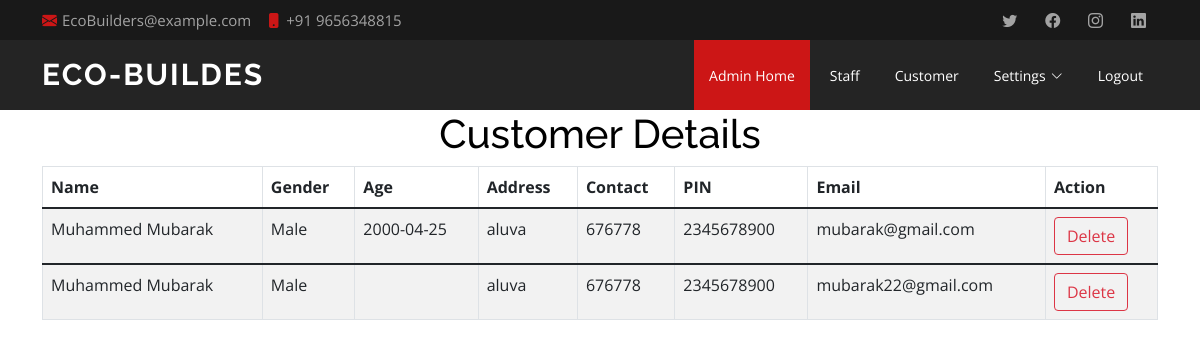
The app's page /admin_customer_details_view, older data.
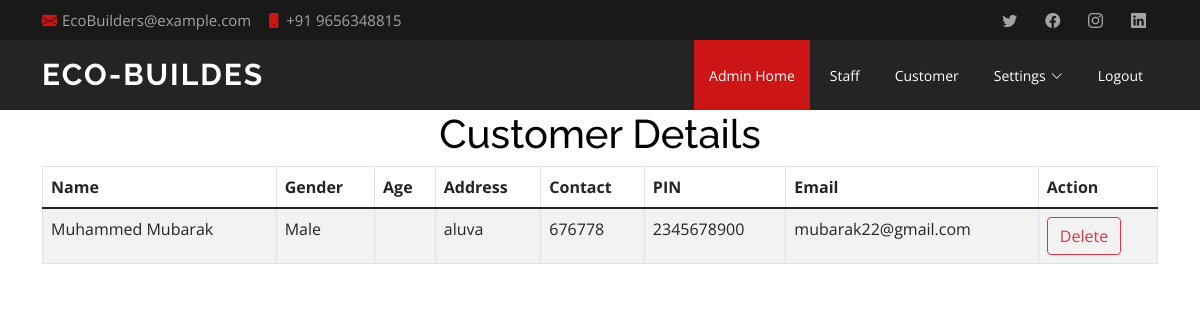
The same page, newer data.
### myapp/models.py (models this page shows)
class customer_details(models.Model):
    user_id = models.IntegerField()
    fname = models.CharField(max_length=100)
    lname = models.CharField(max_length=100)
    dob = models.CharField(max_length=50)
    gender = models.CharField(max_length=10)
    addr = models.CharField(max_length=1000)
    pin = models.CharField(max_length=10)
    email = models.CharField(max_length=150)
    contact = models.CharField(max_length=20)
    status = models.CharField(max_length=10)

### myapp/views.py (the view)
# urls.py: path('admin_customer_details_view', views.admin_customer_details_view, name='admin_customer_details_view'),
def admin_customer_details_view(request):
    u_l = customer_details.objects.all()
    msg =''
    if len(u_l) == 0:
        msg = 'No Users'
    context = {'customer_list':u_l, 'msg':msg}
    return render(request, './myapp/admin_customer_details_view.html',context)

### myapp/templates/myapp/admin_customer_details_view.html (shortened to what this page needs)
{% extends 'myapp/admin_base.html' %}
{% load static %}
{% block body %}
<center>
    <h1>Customer Details</h1>
    <div class="container">
    <form role="form" name="frm" action="" method="post">
        <table class="table table-striped table-bordered">
            <thead class="thead-dark">
            <tr>
                <th>Name</th>
                <th>Gender</th>
                <th>Age</th>
                <th>Address</th>
                <th>Contact</th>
                <th>PIN</th>
                <th>Email</th>
                <th>Action</th>
            </tr>
            </thead>
            {% for u_l in customer_list %}
            <tbody>
            <tr>
                <td>{{ u_l.fname }} {{ u_l.lname }}</td>
                <td>{{ u_l.gender }}</td>
                <td>{{ u_l.dob}}</td>
                <td>{{ u_l.addr }}</td>
                <td>{{ u_l.pin }}</td>
                <td>{{ u_l.contact }}</td>
                <td>{{ u_l.email }}</td>
                <td>
                    <div class="btn-group-vertical">
                    <button type="button" class="btn btn-outline-danger" onclick="location.href='../admin_customer_details_delete?id={{ u_l.id }}'">Delete</button>
                    </div>
                </td>
            </tr>
            <tbody>
            {% endfor %}
        </table>
    </form>
    </div>
</center>
{% endblock %}

### myapp/templates/myapp/admin_base.html (shortened to what this page needs)
<!DOCTYPE html>
{%load static%}
<html lang="en">
<head>
  <link href="{%static './myapp/assets/vendor/aos/aos.css'%}" rel="stylesheet">
  <link href="{%static './myapp/assets/vendor/bootstrap/css/bootstrap.min.css'%}" rel="stylesheet">
  <link href="{%static './myapp/assets/vendor/bootstrap-icons/bootstrap-icons.css'%}" rel="stylesheet">
  <link href="{%static './myapp/assets/vendor/boxicons/css/boxicons.min.css'%}" rel="stylesheet">
  <link href="{%static './myapp/assets/vendor/glightbox/css/glightbox.min.css'%}" rel="stylesheet">
  <link href="{%static '.myapp/assets/vendor/swiper/swiper-bundle.min.css'%}" rel="stylesheet">
  <link href="{%static './myapp/assets/css/style.css'%}" rel="stylesheet">
</head>
<body>
  <section id="topbar" class="d-flex align-items-center">
    <div class="container d-flex justify-content-center justify-content-md-between">
      <div class="contact-info d-flex align-items-center">
        <i class="bi bi-envelope-fill"></i><a href="mailto:contact@example.com">EcoBuilders@example.com</a>
        <i class="bi bi-phone-fill phone-icon"></i> +91 9656348815
      </div>
      <div class="social-links d-none d-md-block">
        <a href="#" class="twitter"><i class="bi bi-twitter"></i></a>
        <a href="#" class="facebook"><i class="bi bi-facebook"></i></a>
        <a href="#" class="instagram"><i class="bi bi-instagram"></i></a>
        <a href="#" class="linkedin"><i class="bi bi-linkedin"></i></i></a>
      </div>
    </div>
  </section>
  <header id="header" class="d-flex align-items-center">
    <div class="container d-flex align-items-center justify-content-between">
      <h1 class="logo"><a href="{% url 'index' %}">Eco-Buildes</a></h1>
           <nav id="navbar" class="navbar">
        <ul>
          <li><a class="nav-link scrollto active" href="{% url 'admin_home'%}">Admin Home</a></li>
          <li><a class="nav-link scrollto" href="{%url 'admin_staff_details_view'%}">Staff</a></li>
           <li><a class="nav-link scrollto" href="{%url 'admin_customer_details_view'%}">Customer</a></li>
           <li class="dropdown"><a href="#"><span>Settings</span> <i class="bi bi-chevron-down"></i></a>
          </li>
           <li><a class="nav-link scrollto" href="{%url 'admin_logout'%}">Logout</a></li>
        </ul>
      </nav>
    </div>
  </header>
{% block body %}{% endblock %}
</body>

### myapp/static/myapp/assets/css/style.css (style rules this page uses)
body { font-family: "Open Sans", sans-serif; color: #444444; }
a { color: #cc1616; text-decoration: none; }
h1, h2, h3, h4, h5, h6 { font-family: "Raleway", sans-serif; }
#topbar { background: #191919; font-size: 15px; height: 40px; padding: 0; color: rgba(255, 255, 255, 0.6); }
#topbar .contact-info a { line-height: 0; color: rgba(255, 255, 255, 0.6); transition: 0.3s; }
#topbar .contact-info i { color: #cc1616; line-height: 0; margin-right: 5px; }
#topbar .contact-info .phone-icon { margin-left: 15px; }
#topbar .social-links a { color: rgba(255, 255, 255, 0.6); padding: 4px 12px; display: inline-block; line-height: 1px; transition: 0.3s; }
#header { background: rgba(25, 25, 25, 0.95); transition: all 0.5s; z-index: 997; height: 70px; }
#header .logo { font-size: 30px; margin: 0; padding: 0; line-height: 1; font-weight: 700; letter-spacing: 2px; text-transform: uppercase; }
#header .logo a { color: #fff; }
.navbar { padding: 0; }
.navbar ul { margin: 0; padding: 0; display: flex; list-style: none; align-items: center; }
.navbar li { position: relative; }
.navbar > ul > li { margin-left: 5px; }
.navbar a, .navbar a:focus { display: flex; align-items: center; justify-content: space-between; padding: 25px 15px 24px 15px; font-size: 14px; color: #fff; white-space: nowrap; transition: 0.3s; }
.navbar a i, .navbar a:focus i { font-size: 12px; line-height: 0; margin-left: 5px; }
.navbar a:hover, .navbar .active, .navbar .active:focus, .navbar li:hover > a { background: #cc1616; }
section { padding: 60px 0; overflow: hidden; }

### myapp/templates/myapp/admin_base.html (style rules this page uses)
body { color: black; }
label,h1,h2 { color: black; }

Row changes from the older to the newer data that the page shows:
removed customer_details: fname "Muhammed", lname "Mubarak", gender "Male", dob "2000-04-25", addr "aluva", pin "676778", contact "2345678900", email "mubarak@gmail.com"
